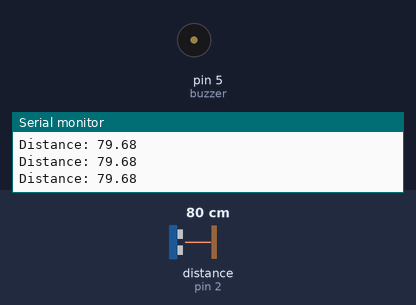
Bench run of a sketch on a simulated Arduino Uno, built with avr-gcc and run on an emulated ATmega328P. Parts: buzzer (waves = sounding, pin HIGH), the last lines printed to the serial monitor. Wiring (inferred from the names in the program): ultrasonic range finder: trigger pin 3; echo pin 2. Inputs (shaded band) come from the test bench; at power-on: distance to the obstacle (sensor on pin 2) 80 cm. The echo pulse lasts 58.3 µs per cm; pins used as bus, display or sensor lines are not drawn.

Above: at 1.2 s.
1.3 s: distance to the obstacle (sensor on pin 2) set to 34 cm
2.8 s: distance to the obstacle (sensor on pin 2) set to 28 cm
At 3.3 s:
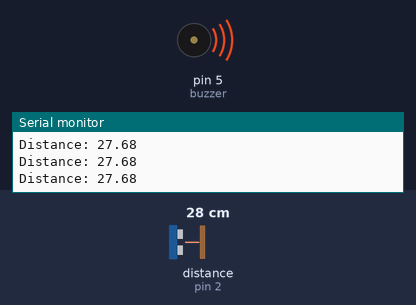
4.3 s: distance to the obstacle (sensor on pin 2) set to 35 cm
At 4.6 s:
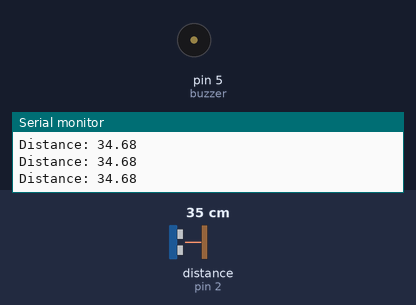
5.8 s: distance to the obstacle (sensor on pin 2) set to 2 cm
At 7.0 s:
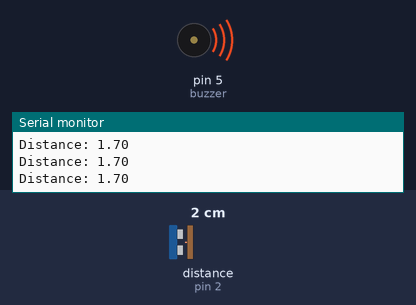
Timing chart, 0 to 8.3 s (numbered marks = the images above; inputs shaded):
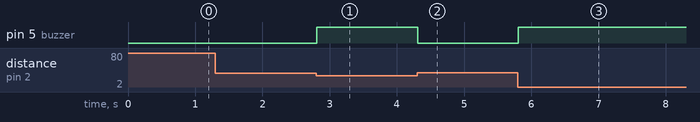

Measured:
- the behaviour switches between 31 and 30 cm on distance to the obstacle (sensor on pin 2) (found by bisection; images 0 and 1)
- after the input at 2.8 s, pin 5 (buzzer): LOW → HIGH at once
- after the input at 4.3 s, pin 5 (buzzer): HIGH → LOW at once
- after the input at 5.8 s, pin 5 (buzzer): LOW → HIGH at once

The sketch:

md_project.ino
```cpp
const int trigPin = 3;
const int echoPin = 2;
const int buzzer = 5;

long duration = 0;
float distance = 0.0;
float safetyDistance = 0.0;

// Adjust this value to change the speed of sound for your environment
const float speedOfSound = 0.0343; // 343 meters per second (default)

void setup() {
  pinMode(trigPin, OUTPUT);
  pinMode(echoPin, INPUT);
  pinMode(buzzer, OUTPUT);

  Serial.begin(9600);
}

void loop() {
  digitalWrite(trigPin, LOW);
  delayMicroseconds(2);
  digitalWrite(trigPin, HIGH);
  delayMicroseconds(10);
  digitalWrite(trigPin, LOW);

  duration = pulseIn(echoPin, HIGH);

  // Calculate distance using the adjusted speed of sound value
  distance = (duration * speedOfSound) / 2.0;
  safetyDistance = distance;

  if (safetyDistance <= 30.0) {
    digitalWrite(buzzer, HIGH);
  } else {
    digitalWrite(buzzer, LOW);
  }

  Serial.print("Distance: ");
  Serial.println(distance);
}
```
